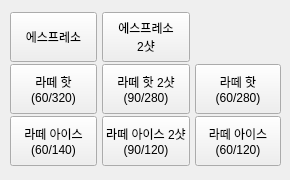
        <widget class="QWidget" name="tab">
         <attribute name="title">
          <string>Left</string>
         </attribute>
         <widget class="QWidget" name="layoutWidget">
          <property name="geometry">
           <rect>
            <x>10</x>
            <y>10</y>
            <width>271</width>
            <height>161</height>
           </rect>
          </property>
          <layout class="QGridLayout" name="gridLayout_2">
           <property name="horizontalSpacing">
            <number>5</number>
           </property>
           <property name="verticalSpacing">
            <number>0</number>
           </property>
           <item row="0" column="1">
            <widget class="QPushButton" name="BTN_COF_E2">
             <property name="minimumSize">
              <size>
               <width>50</width>
               <height>50</height>
              </size>
             </property>
             <property name="text">
              <string>에스프레소
2샷</string>
             </property>
            </widget>
           </item>
           <item row="1" column="1">
            <widget class="QPushButton" name="BTN_COF_LH2">
             <property name="minimumSize">
              <size>
               <width>50</width>
               <height>50</height>
              </size>
             </property>
             <property name="text">
              <string>라떼 핫 2샷
(90/280)</string>
             </property>
            </widget>
           </item>
           <item row="0" column="0">
            <widget class="QPushButton" name="BTN_COF_E1">
             <property name="minimumSize">
              <size>
               <width>50</width>
               <height>50</height>
              </size>
             </property>
             <property name="text">
              <string>에스프레소</string>
             </property>
            </widget>
           </item>
           <item row="1" column="0">
            <widget class="QPushButton" name="BTN_COF_LH1">
             <property name="minimumSize">
              <size>
               <width>50</width>
               <height>50</height>
              </size>
             </property>
             <property name="text">
              <string>라떼 핫
(60/320)</string>
             </property>
            </widget>
           </item>
           <item row="2" column="0">
            <widget class="QPushButton" name="BTN_COF_LI1">
             <property name="minimumSize">
              <size>
               <width>50</width>
               <height>50</height>
              </size>
             </property>
             <property name="text">
              <string>라떼 아이스
(60/140)</string>
             </property>
            </widget>
           </item>
           <item row="2" column="2">
            <widget class="QPushButton" name="BTN_COF_LI3">
             <property name="minimumSize">
              <size>
               <width>50</width>
               <height>50</height>
              </size>
             </property>
             <property name="text">
              <string>라떼 아이스
(60/120)</string>
             </property>
            </widget>
           </item>
           <item row="2" column="1">
            <widget class="QPushButton" name="BTN_COF_LI2">
             <property name="minimumSize">
              <size>
               <width>50</width>
               <height>50</height>
              </size>
             </property>
             <property name="text">
              <string>라떼 아이스 2샷
(90/120)</string>
             </property>
            </widget>
           </item>
           <item row="1" column="2">
            <widget class="QPushButton" name="BTN_COF_LH3">
             <property name="minimumSize">
              <size>
               <width>50</width>
               <height>50</height>
              </size>
             </property>
             <property name="text">
              <string>라떼 핫
(60/280)</string>
             </property>
            </widget>
           </item>
          </layout>
         </widget>
        </widget>
